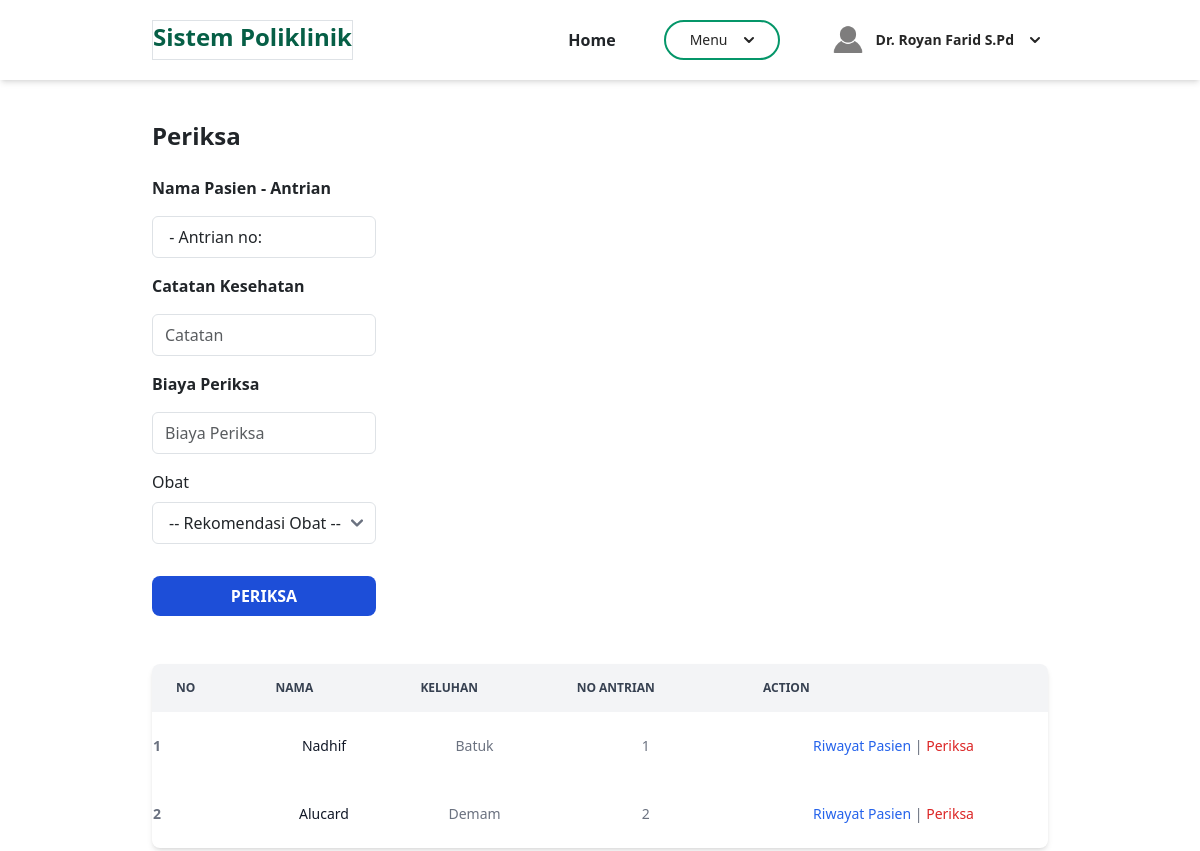
The page /admin/berandaDokter.php?page=periksa (signed in) on the database its author committed.
### tables this page shows
CREATE TABLE `daftar_poli` (
  `id` int(11) NOT NULL,
  `id_pasien` int(11) NOT NULL,
  `id_jadwal` int(11) NOT NULL,
  `keluhan` text NOT NULL,
  `no_antrian` int(11) NOT NULL,
  `tanggal` timestamp NOT NULL DEFAULT current_timestamp() ON UPDATE current_timestamp()
);

CREATE TABLE `pasien` (
  `id` int(11) NOT NULL,
  `nama` varchar(100) NOT NULL,
  `alamat` varchar(255) NOT NULL,
  `no_ktp` varchar(20) NOT NULL,
  `no_hp` varchar(20) NOT NULL,
  `no_rm` varchar(50) NOT NULL
);

### admin/periksa.php (the view, shortened to what this page needs)
<section class="container mx-auto mt-10">
    <h2 class="font-bold text-2xl">Periksa</h2>
    <br>
    <div class="">
        <form class="form flex flex-col gap-3 w-1/4" method="POST" action="" name="myForm" onsubmit="return(validate());">
            <?php
            $nama_pasien = '';
            $antrian = '';
            ?>
            <div class="flex flex-col gap-2">
                <label for="inputNama" class="form-label fw-bold">
                    Nama Pasien - Antrian
                </label>
                <div>
                    <input type="text" class="form-control w-full border border-neutral-300 rounded-md" name="nama" id="inputNama" placeholder="Nama" value="<?php echo $nama_pasien , " - Antrian no: " , $antrian ?>" readonly>
                </div>
            </div>
            <div class="flex flex-col gap-2">
                <label for="catatan" class="form-label fw-bold">
                    Catatan Kesehatan
                </label>
                <div>
                    <input type="text" class="form-control w-full border border-neutral-300 rounded-md" name="catatan" id="catatan" placeholder="Catatan">
                </div>
            </div>
            <div class="flex flex-col gap-2">
                <label for="biaya_periksa" class="form-label fw-bold">
                    Biaya Periksa
                </label>
                <div>
                    <input type="number" class="form-control w-full border border-neutral-300 rounded-md" name="biaya_periksa" id="biaya_periksa" placeholder="Biaya Periksa" readonly>
                </div>
            </div>
            <div class="flex flex-col gap-2">
                <label for="selectObat">
                    Obat
                </label>
                <select class="py-2 px-3 border border-neutral-300 rounded-md" name="id_obat[]" id="selectObat">
                    <option value="">-- Rekomendasi Obat --</option>
                </select>
            </div>
            <div class="row mt-3">
                <div class=col>
                    <button type="submit" class="bg-blue-700 hover:bg-blue-800 uppercase text-white py-2 w-full font-bold rounded-lg" name="submit">Periksa</button>
                </div>
            </div>
        </form>
        <br>
        <br>
        <div class="relative overflow-x-auto shadow-md sm:rounded-lg">
            <table class="w-full text-sm text-gray-500">
                <thead class="text-xs text-gray-700 uppercase bg-gray-100">
                    <tr>
                        <th scope="col" class="px-6 py-3">
                            No
                        </th>
                        <th scope="col" class="px-6 py-3">
                            Nama
                        </th>
                        <th scope="col" class="px-6 py-3">
                            Keluhan
                        </th>
                        <th scope="col" class="px-6 py-3">
                            No Antrian
                        </th>
                        <th scope="col" class="px-6 py-3">
                            Action
                        </th>
                    </tr>
                </thead>
                <tbody>
                    <?php
                    $id_dokter = $_SESSION['id'];
                    $hari_dipilih = "Senin";
                    $no = 1;
                    $resultDaftarPoli = mysqli_query($mysqli, "SELECT dp.id, dp.keluhan, dp.no_antrian, p.nama AS nama_pasien
                                                            FROM daftar_poli dp
                                                            JOIN jadwal_periksa jp ON dp.id_jadwal = jp.id
                                                            JOIN pasien p ON dp.id_pasien = p.id
                                                            WHERE jp.id_dokter = '$id_dokter' AND jp.hari = '$hari_dipilih'");
                    while ($data = mysqli_fetch_assoc($resultDaftarPoli)) {
                    ?>
                        <tr>
                            <th scope="row"><?php echo $no++ ?></th>
                            <td class="px-6 py-4 font-medium text-gray-900 whitespace-nowrap text-center"><?php echo $data['nama_pasien'] ?></td>
                            <td class="px-6 py-4 text-center"><?php echo $data['keluhan'] ?></td>
                            <td class="px-6 py-4 text-center"><?php echo $data['no_antrian'] ?></td>
                            <td class="px-6 py-4 text-center">
                                <a class="font-medium text-blue-600 hover:underline" href="berandaDokter.php?page=riwayatPasien&id=<?php echo $data['id'] ?>">Riwayat Pasien</a>
                                |
                                <a class="font-medium text-red-600 hover:underline" href="berandaDokter.php?page=periksa&id=<?php echo $data['id'] ?>">Periksa</a>
                            </td>
                        </tr>
                    <?php
                    }
                    ?>
                </tbody>
            </table>
        </div>
</section>
<br>
<br>

### rows shown on the page
daftar_poli: id_pasien.nama "Nadhif", keluhan "Batuk", no_antrian "1"
daftar_poli: id_pasien.nama "Alucard", keluhan "Demam", no_antrian "2"

### other values the page prints
$_SESSION['nama'] "Dr. Royan Farid S.Pd"
